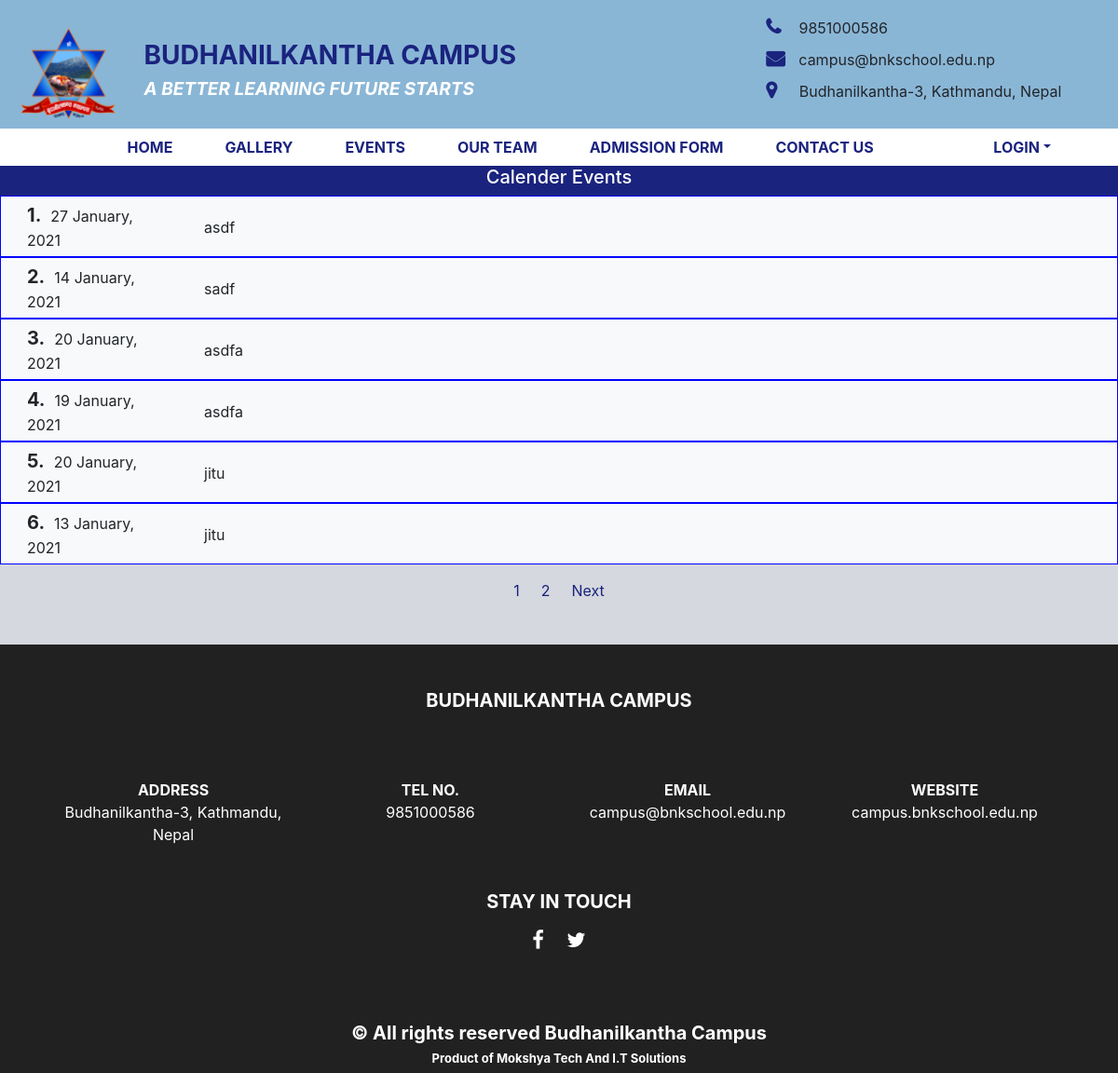
/readmore_calender.php, run on an earlier commit of the app's database.
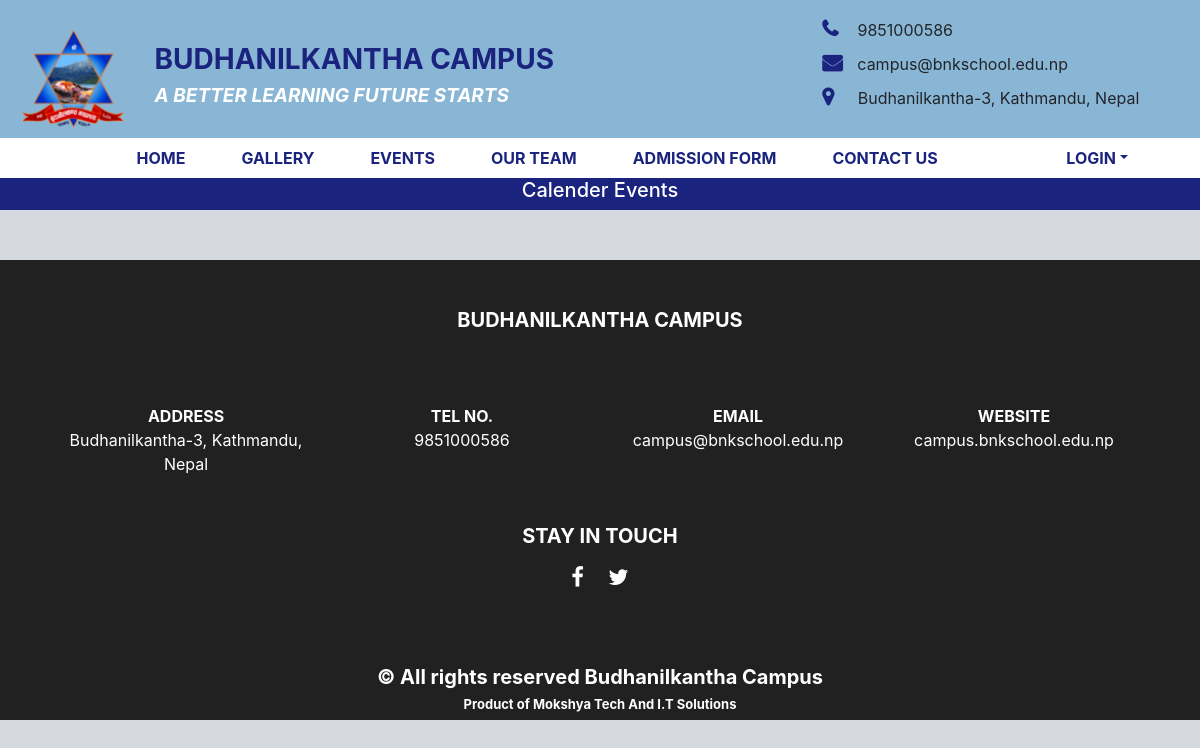
And on a later commit of the database.
### tables this page shows
CREATE TABLE `calender` (
  `id` int(11) NOT NULL,
  `event` text NOT NULL,
  `date` date NOT NULL,
  `created_at` date DEFAULT NULL,
  `updated_at` date DEFAULT NULL
);

### readmore_calender.php (the view, shortened to what this page needs)
<?php
  include("include/connection.php");
?><!DOCTYPE html>
<html lang="en">
  <head>
    <link rel="stylesheet" type="text/css" href="frontpage/css/bootstrap.min.css" />
    <link rel="stylesheet" type="text/css" href="frontpage/css/font-awesome.min.css" />
    <link rel="stylesheet" href="frontpage/css/style.css" />
  </head>
  <body>
    <?php include"include/banner.php";?>
  <?php include('include/navbar.php'); ?>
<div class="container-fluid">
      <div class="row" style="justify-content: center;color: white; background-color: #1a237e;"><h5>Calender Events</h5></div>
      <?php
            $x=1;
                        $limit = 6;
if (isset($_GET["page"])) {
  $page  = $_GET["page"];
  }
  else{
  $page=1;
  };
$start_from = ($page-1) * $limit;
if($page==1)
  {
    $x=1;
  }
  else
  {
    $x=(($page-1)*$limit)+1;
    }
                      $sql="select *from calender  ORDER BY id DESC LIMIT $start_from, $limit ";
                      $query=mysqli_query($db,$sql);
                      while($row=mysqli_fetch_array($query))
                        {
              ?>
      <div class="row viewmore bg-light">
        <div class="col-lg-2 col-md-2 col-sm-12 ">
          <div class="circle" style="transform: translateX(-8px);">
            <div class="day ml-3"><span style="font-size:20px;margin-right: 10px; font-weight: bold; "><?php echo $x."."; ?></span><?php echo date('j F, Y', strtotime($row['date'])) ; ?></div>
          </div>
        </div>
        <div class="col-lg-10 col-md-2 col-sm-12 pt-3"><?php echo $row['event']; ?></div>
      </div>
      <?php $x++;} ?>
    </div>
   <nav aria-label="Page navigation example" style="background-color: #d5d8de; margin-top: 10px;" >
  <ul class="pagination justify-content-center">
    <li class="page-item">
      <?php
$result_db = mysqli_query($db,"SELECT COUNT(id) FROM calender");
$row_db = mysqli_fetch_row($result_db);
$total_records = $row_db[0];
$total_pages = ceil($total_records / $limit);
$pagLink = "<ul class='pagination'>";
for ($i=1; $i<=$total_pages; $i++) {
$pagLink .= "<li class='page-item'><a class='page-link' class ='active' href='readmore_calender.php?page=".$i."' >".$i."</a></li>";
}
echo $pagLink . "</ul>";
?>
</li>
 <li class="page-item">
<?php
  if($page<$total_pages){
        ?>
        <li class='page-item'>
        <?php
            echo "<a class='page-link' href='readmore_calender.php?page=".($page+1)."'>  Next </a>"; ?>
            </li>
            <?php
        }
  ?>
    </li>
  </ul>
</nav><br>
     <?php include('include/footer.php'); ?>
  </body>
</html>

What changed in the data, as far as the page shows it:
removed calender: date "27 January, 2021", event "asdf"
removed calender: date "14 January, 2021", event "sadf"
removed calender: date "20 January, 2021", event "asdfa"
removed calender: date "19 January, 2021", event "asdfa"
removed calender: date "20 January, 2021", event "jitu"
removed calender: date "13 January, 2021", event "jitu"
Also different on the page:
list line gone: "1"
list line gone: "2"
text no longer shown: "Next"
